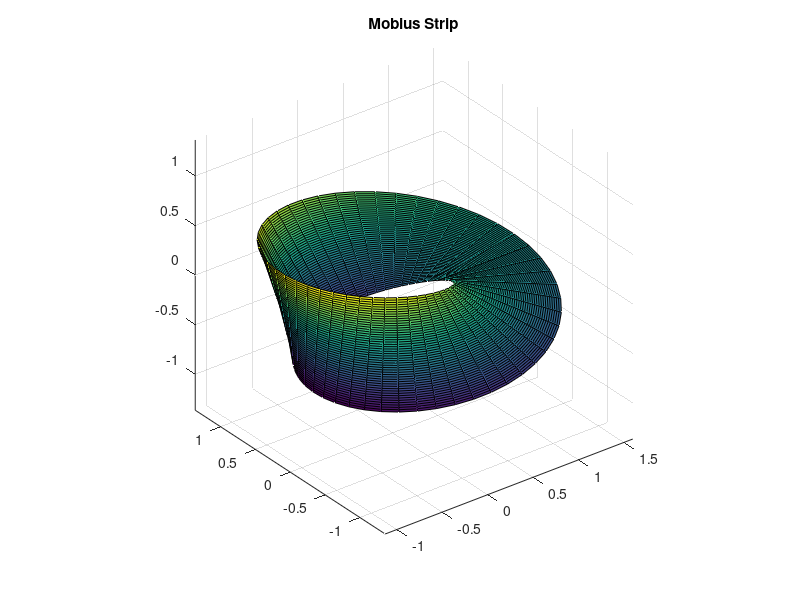

Here is the MATLAB script that generated this plot:
%parametric surfaces
clear;

u = linspace(0, 2*pi, 50);
v = linspace(-1,1, 50);
[u,v] = meshgrid(u,v);

x = (1+v/2.*cos(u/2)).*cos(u);
y = (1+v/2.*cos(u/2)).*sin(u);
z = v/2.*sin(u/2);

surf(x,y,z);
axis equal;
title('Mobius Strip')